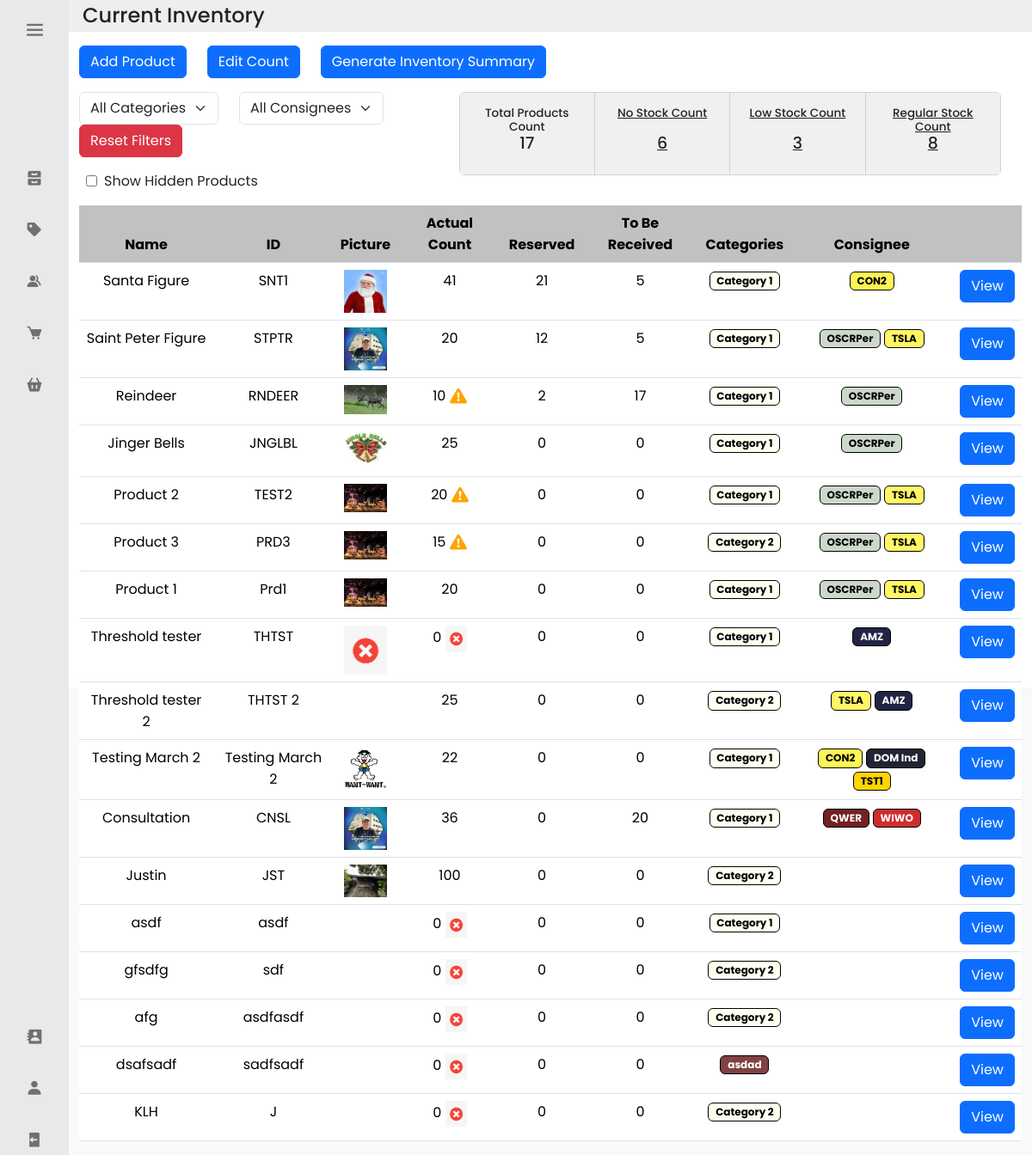
The page /current_inventory (signed in) on the database its author committed.
### inventoryapp/models.py (models this page shows, shortened)
class Product(models.Model):
    Product_ID = models.AutoField(primary_key=True)
    EAS_Product_ID = models.CharField(max_length=32, unique=True)
    Name = models.CharField(max_length=64)
    Picture = models.ImageField(null=True, blank=True, upload_to='product_images/', )
    SKU = models.CharField(max_length=32)
    Price = models.DecimalField(max_digits=7, decimal_places=2, validators=[MinValueValidator(0)])
    Actual_Inventory_Count = models.PositiveIntegerField(validators =[MaxValueValidator(99999)])
    Reserved_Inventory_Count = models.PositiveIntegerField(validators =[MaxValueValidator(99999)], default = 0)
    To_Be_Received_Inventory_Count = models.PositiveIntegerField(validators =[MaxValueValidator(99999)], default = 0)
    Visibility = models.BooleanField(default=True)
    Product_Low_Stock_Threshold = models.PositiveIntegerField(validators =[MaxValueValidator(99999)], null=True, blank=True)
    Product_Stock_Status = models.CharField(max_length=16)
    Category = models.ForeignKey("Category", on_delete=models.PROTECT)

class Category(models.Model):
    Category_ID = models.AutoField(primary_key=True)
    Category_Name = models.CharField(max_length=32, unique=True)
    Category_Hex_Color_ID = models.CharField(max_length=7, unique=True)
    Description = models.TextField(validators =[MaxLengthValidator(1024)])
    Category_Product_Low_Stock_Threshold = models.PositiveIntegerField(validators =[MaxValueValidator(99999)])
    Notes = models.TextField(validators =[MaxLengthValidator(1024)], null=True, blank=True)
    def __str__(self):
        return self.Category_Name

class Consignee_Product(models.Model):
    Product_ID = models.ForeignKey(Product, on_delete=models.PROTECT)
    Consignee_ID = models.ForeignKey(Consignee, on_delete=models.PROTECT)

class Consignee(models.Model):
    Consignee_ID = models.AutoField(primary_key=True)
    Consignee_Tag_ID = models.CharField(max_length=32, unique=True)
    Consignee_Name = models.CharField(max_length=32, unique=True)
    Address_Line_1 = models.CharField(max_length=128)
    Barangay = models.CharField(max_length=64)
    Municipality = models.CharField(max_length=64)
    Province = models.CharField(max_length=64)
    Zip_Code = models.CharField(max_length=4)
    Primary_Contact_Number = models.CharField(max_length=11)
    Customer_Type = models.CharField(max_length=16)
    Notes = models.TextField(null=True, blank=True, validators=[MaxLengthValidator(1024)])
    Consignment_Period_Start = models.DateField()
    Consignment_Period_End = models.DateField()
    Emergency_Contact_Number = models.CharField(max_length=11,null=True, blank=True)
    Email_Address = models.EmailField(max_length=128)
    Tag_Hex_Color_ID = models.CharField(max_length=7, unique=True)

### inventoryapp/views.py (the view, shortened to what this page needs)
# urls.py: path('current_inventory', views.inventory_list, name='current_inventory'),
@login_required
def inventory_list(request):
    all_inventory = Product.objects.all()
    all_consignee_products = Consignee_Product.objects.all()
    all_categories = Category.objects.all()
    all_consignees = Consignee.objects.all()
    show_hidden = False
    category_param = request.GET.get('category')
    consignee_param = request.GET.get('consignee')
    stock_status_param = request.GET.get('stock_status')
    hidden_param = request.GET.get('showHidden')
    if hidden_param:
        show_hidden = True
    if category_param:
        category = get_object_or_404(Category, Category_ID=category_param)
        all_inventory = all_inventory.filter(Category=category)
    if consignee_param:
        consignee = get_object_or_404(Consignee, Consignee_ID=consignee_param)
        consignee_products = all_consignee_products.filter(Consignee_ID=consignee)
        product_ids = consignee_products.values_list('Product_ID', flat=True)
        all_inventory = all_inventory.filter(Product_ID__in=product_ids)
    low_stock_count = all_inventory.filter(Product_Stock_Status='Low Stock').count()
    no_stock_count = all_inventory.filter(Product_Stock_Status='No Stock').count()
    regular_stock_count = all_inventory.filter(Product_Stock_Status='Regular Stock').count()
    total_products_count = all_inventory.count()
    return render(request, 'inventoryapp/current_inventory.html', {
        'products': all_inventory,
        'categories': all_categories,
        'consignees': all_consignees,
        'consignee_products': all_consignee_products,
        'show_hidden': show_hidden,
        'low_stock_count': low_stock_count,
        'no_stock_count': no_stock_count,
        'regular_stock_count': regular_stock_count,
        'total_products_count': total_products_count,
    })

### inventoryapp/models.py (called while the page is built)
    def __str__(self):
        return str(self.user)

### inventoryapp/templates/inventoryapp/current_inventory.html (shortened to what this page needs)
<link rel="stylesheet" href="https://cdnjs.cloudflare.com/ajax/libs/twitter-bootstrap/5.3.0/css/bootstrap.min.css">
<link rel="stylesheet" href="https://cdn.datatables.net/2.0.0/css/dataTables.bootstrap5.css">
{% extends 'inventoryapp/base.html' %}
{% load static %}
{% block content %}
<head>
</head>
<body class="bg-light">
    <div class="container-fluid">
      <div class="row p-1" style="background-color: #eee;">
        <div class="col-md-auto d-flex align-items-center">
          <h4 class="m-0 mr-3">Current Inventory</h4>
        </div>
      </div>
<div class="row mt-3">
  <div class="col-md-auto">
    <a href="{% url 'add_product' %}" class="btn btn-primary">Add Product</a>
  </div>
  <div class="col-md-auto">
    <a href="{% url 'edit_count' %}" class="btn btn-primary">Edit Count</a>
  </div>
  <div class="col-md-auto">
    <a href="{% url 'generate_inventory_summary' %}" class="btn btn-primary">Generate Inventory Summary</a>
  </div>
</div>
<div class="row mt-3">
  <div class="row">
    <div class="col">
      <div class="row">
        <div class="col-md-auto">
          <select id="categoryFilter" class="form-select" aria-label="Filter by Category">
            <option value="">All Categories</option>
          </select>
        </div>
        <div class="col-md-auto">
          <select id="consigneeFilter" class="form-select" aria-label="Filter by Consignee">
            <option value="">All Consignees</option>
          </select>
        </div>
        <div class="col-md-auto">
          <button id="resetFilters" class="btn btn-danger">Reset Filters</button>
        </div>
      </div>
      <div class="row mt-3">
        <div class="col-md-auto d-flex align-items-center">
          <input class="mx-2" type="checkbox" id="showHidden" name="showHidden" {% if show_hidden %}checked{% endif %}>
          <label for="showHidden">Show Hidden Products</label>
        </div>
      </div>
    </div>
    <div class="col-md-auto" style="margin-left: 40px;">
      <div class="row">
        <div class="card-group" style="text-align: center;">
          <div class="card">
            <div id="total_products_filter" class="card-body" style="background-color: #f0f0f0; cursor: pointer;">
              <h5 class="card-text" style="font-size: 13.5px;">Total Products Count <br><span id="total_products_count" style="font-size: 19px;"></span></h5>
            </div>
          </div>
          <div class="card">
            <a href="#" id="noStockFilters" class="card-body" style="background-color: #f0f0f0;">
              <h5 class="card-text" style="font-size: 13.5px;">No Stock Count <br> <br> <span id="no_stock_count" style="font-size: 19px;"></span></h5>
            </a>
          </div>
          <div class="card">
            <a href="#" id="lowStockFilters"  class="card-body" style="background-color: #f0f0f0;">
              <h5 class="card-text" style="font-size: 13.5px;">Low Stock Count <br> <br> <span id="low_stock_count" style="font-size: 19px;"></span></h5>
            </a>
          </div>
          <div class="card">
            <a href="#" id="regStockFilters"  class="card-body" style="background-color: #f0f0f0;">
              <h5 class="card-text" style="font-size: 13.5px;">Regular Stock Count <br> <span id="regular_stock_count" style="font-size: 19px;"></span></h5>
            </a>
          </div>
        </div>
      </div>
    </div>
  </div>
</div>
    <div class="row mt-3">
      <div class="table-responsive">
        <table id="currentinventory" class="table text-center">
          <thead>
            <tr>
              <th scope="col" style="background-color: #C2C1C1; text-align: center;">Name</th>
              <th scope="col" style="background-color: #C2C1C1; text-align: center;">ID</th>
              <th scope="col" style="background-color: #C2C1C1; text-align: center;" data-orderable="false">Picture</th>
              <th scope="col" style="background-color: #C2C1C1; text-align: center;">Actual Count</th>
              <th scope="col" style="background-color: #C2C1C1; text-align: center;">Reserved</th>
              <th scope="col" style="background-color: #C2C1C1; text-align: center;">To Be Received</th>
              <th scope="col" style="background-color: #C2C1C1; text-align: center;" data-orderable="false" data-searchable="false">Categories</th>
              <th scope="col" style="background-color: #C2C1C1; text-align: center;">Consignee</th>
              <th scope="col" style="background-color: #C2C1C1;" data-orderable="false"> </th>
            </tr>
          </thead>
          <tbody>
            {% for p in products %}
            {% if p.Visibility or show_hidden == True %}
              <tr>
                <td class="iname" style="text-align: center;">{{ p.Name }}</td>
                <td class="iid" style="text-align: center;">{{ p.EAS_Product_ID }}</td>
                <td class="ipicture" style="text-align: center;">
                  {% if p.Picture %}
                    <img src="{{ p.Picture.url }}" width="50">
                  {% endif %}
                </td>
                {% if p.Product_Stock_Status == 'Low Stock' %}
                  <td class="iact_inv_cnt" style="text-align: center;">
                    {{ p.Actual_Inventory_Count }}
                    <img src="{% static 'images/low_product_threshold.png' %}" style="width: 20px; height: 20px;">
                  </td>
                {% elif p.Product_Stock_Status == 'No Stock' %}
                  <td class="iact_inv_cnt" style="text-align: center;">
                    {{ p.Actual_Inventory_Count }}
                    <img src="{% static 'images/no_stock.png' %}" style="width: 25px; height:30px;">
                  </td>
                {% elif p.Product_Stock_Status == 'Regular Stock' %}
                  <td class="iact_inv_cnt" style="text-align: center;">{{ p.Actual_Inventory_Count }}</td>
                {% endif %}
                <td class="irsrvd_cnt" style="text-align: center;">{{ p.Reserved_Inventory_Count }}</td>
                <td class="ito_be_rcvd_cnt" style="text-align: center;">{{ p.To_Be_Received_Inventory_Count }}</td>
                <td> <span class="badge" style="display: inline-block;" data-color="{{ p.Category.Category_Hex_Color_ID }}" id="badge-tag">{{ p.Category }}</span> </td>
                <td class="iconsignee" style="text-align: center;">
                    <div class="badge-container">
                      {% for c in consignee_products %}
                        {% if c.Product_ID.Product_ID == p.Product_ID %}
                          <span class="badge" style="display: inline-block;" data-color="{{ c.Consignee_ID.Tag_Hex_Color_ID}}" id="badge-tag">{{ c.Consignee_ID.Consignee_Tag_ID }}</span>
                        {% endif %}
                      {% endfor %}
                    </div>
                  </td>
                <td>
                  <button type="button" class="btn btn-primary btn-view" data-bs-toggle="modal" data-bs-target="#productModal" data-product-pk="{{ p.Product_ID }}">View</button>
                </td>
              </tr>
            {% endif %}
            {% endfor %}
          </tbody>
        </table>
      </div>
    </div>
{% endblock %}

### inventoryapp/static/base.css (style rules this page uses)
* { font-family: 'Poppins', sans-serif; margin: 0; padding: 0; box-sizing: border-box; }
:root { --body-color: #fff; --sidebar-color: #e8e9eb; --primary-color: #970101; --primary-color-light: #800080; --toggle-color: #ddd; --text-color: #707070; --tran-02: all 0.2s ease; --tran-03: all 0.3s ease; --tran-04: all 0.4s ease; --tran-05: all 0.5s ease; }

### inventoryapp/templates/inventoryapp/current_inventory.html (style rules this page uses)
#currentinventory .iconsignee { flex: 1; min-width: 30px; }
.badge-container { display: flex; flex-wrap: wrap; justify-content: center; }
.badge { margin: 2px; }

### rows shown on the page
Product: Name "Santa Figure", EAS_Product_ID "SNT1", Picture (picture), Actual_Inventory_Count "41", Reserved_Inventory_Count "21", To_Be_Received_Inventory_Count "5", Category "Category 1"
Consignee_Product: Consignee_ID.Consignee_Tag_ID "CON2"
Product: Name "Saint Peter Figure", EAS_Product_ID "STPTR", Picture (picture), Actual_Inventory_Count "20", Reserved_Inventory_Count "12", To_Be_Received_Inventory_Count "5", Category "Category 1"
Consignee_Product: Consignee_ID.Consignee_Tag_ID "OSCRPer"
Consignee_Product: Consignee_ID.Consignee_Tag_ID "TSLA"
Product: Name "Reindeer", EAS_Product_ID "RNDEER", Picture (picture), Actual_Inventory_Count "10", Visibility True (drawn), Reserved_Inventory_Count "2", To_Be_Received_Inventory_Count "17", Category "Category 1"
Consignee_Product: Consignee_ID.Consignee_Tag_ID "OSCRPer"
Product: Name "Jinger Bells", EAS_Product_ID "JNGLBL", Picture (picture), Actual_Inventory_Count "25", Reserved_Inventory_Count "0", To_Be_Received_Inventory_Count "0", Category "Category 1"
Consignee_Product: Consignee_ID.Consignee_Tag_ID "OSCRPer"
Product: Name "Product 2", EAS_Product_ID "TEST2", Picture (picture), Actual_Inventory_Count "20", Visibility True (drawn), Reserved_Inventory_Count "0", To_Be_Received_Inventory_Count "0", Category "Category 1"
Consignee_Product: Consignee_ID.Consignee_Tag_ID "OSCRPer"
Consignee_Product: Consignee_ID.Consignee_Tag_ID "TSLA"
Product: Name "Product 3", EAS_Product_ID "PRD3", Picture (picture), Actual_Inventory_Count "15", Visibility True (drawn), Reserved_Inventory_Count "0", To_Be_Received_Inventory_Count "0", Category "Category 2"
Consignee_Product: Consignee_ID.Consignee_Tag_ID "OSCRPer"
Consignee_Product: Consignee_ID.Consignee_Tag_ID "TSLA"
Product: Name "Product 1", EAS_Product_ID "Prd1", Picture (picture), Actual_Inventory_Count "20", Reserved_Inventory_Count "0", To_Be_Received_Inventory_Count "0", Category "Category 1"
Consignee_Product: Consignee_ID.Consignee_Tag_ID "OSCRPer"
Consignee_Product: Consignee_ID.Consignee_Tag_ID "TSLA"
Product: Name "Threshold tester", EAS_Product_ID "THTST", Picture (picture), Actual_Inventory_Count "0", Visibility True (drawn), Reserved_Inventory_Count "0", To_Be_Received_Inventory_Count "0", Category "Category 1"
Consignee_Product: Consignee_ID.Consignee_Tag_ID "AMZ"
Product: Name "Threshold tester 2", EAS_Product_ID "THTST 2", Actual_Inventory_Count "25", Reserved_Inventory_Count "0", To_Be_Received_Inventory_Count "0", Category "Category 2"
Consignee_Product: Consignee_ID.Consignee_Tag_ID "TSLA"
Consignee_Product: Consignee_ID.Consignee_Tag_ID "AMZ"
Product: Name "Testing March 2", EAS_Product_ID "Testing March 2", Picture (picture), Actual_Inventory_Count "22", Reserved_Inventory_Count "0", To_Be_Received_Inventory_Count "0", Category "Category 1"
Consignee_Product: Consignee_ID.Consignee_Tag_ID "CON2"
Consignee_Product: Consignee_ID.Consignee_Tag_ID "DOM Ind"
Consignee_Product: Consignee_ID.Consignee_Tag_ID "TST1"
Product: Name "Consultation", EAS_Product_ID "CNSL", Picture (picture), Actual_Inventory_Count "36", Reserved_Inventory_Count "0", To_Be_Received_Inventory_Count "20", Category "Category 1"
Consignee_Product: Consignee_ID.Consignee_Tag_ID "QWER"
Consignee_Product: Consignee_ID.Consignee_Tag_ID "WIWO"
Product: Name "Justin", EAS_Product_ID "JST", Picture (picture), Actual_Inventory_Count "100", Reserved_Inventory_Count "0", To_Be_Received_Inventory_Count "0", Category "Category 2"
Product: Name "asdf", EAS_Product_ID "asdf", Actual_Inventory_Count "0", Visibility True (drawn), Reserved_Inventory_Count "0", To_Be_Received_Inventory_Count "0", Category "Category 1"
Product: Name "gfsdfg", EAS_Product_ID "sdf", Actual_Inventory_Count "0", Visibility True (drawn), Reserved_Inventory_Count "0", To_Be_Received_Inventory_Count "0", Category "Category 2"
Product: Name "afg", EAS_Product_ID "asdfasdf", Actual_Inventory_Count "0", Visibility True (drawn), Reserved_Inventory_Count "0", To_Be_Received_Inventory_Count "0", Category "Category 2"
Product: Name "dsafsadf", EAS_Product_ID "sadfsadf", Actual_Inventory_Count "0", Visibility True (drawn), Reserved_Inventory_Count "0", To_Be_Received_Inventory_Count "0", Category "asdad"
Product: Name "KLH", EAS_Product_ID "J", Actual_Inventory_Count "0", Visibility True (drawn), Reserved_Inventory_Count "0", To_Be_Received_Inventory_Count "0", Category "Category 2"
